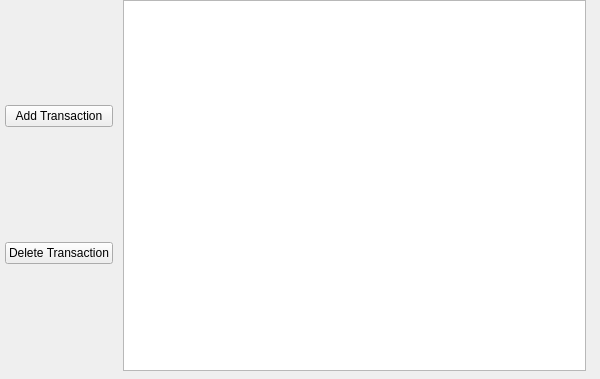
<?xml version="1.0" encoding="UTF-8"?>
<ui version="4.0">
 <class>TransactionsView</class>
 <widget class="QWidget" name="TransactionsView">
  <property name="geometry">
   <rect>
    <x>0</x>
    <y>0</y>
    <width>600</width>
    <height>379</height>
   </rect>
  </property>
  <property name="windowTitle">
   <string>Form</string>
  </property>
  <widget class="QWidget" name="horizontalLayoutWidget">
   <property name="geometry">
    <rect>
     <x>0</x>
     <y>0</y>
     <width>591</width>
     <height>371</height>
    </rect>
   </property>
   <layout class="QHBoxLayout" name="horizontalLayout">
    <property name="spacing">
     <number>10</number>
    </property>
    <property name="sizeConstraint">
     <enum>QLayout::SetDefaultConstraint</enum>
    </property>
    <property name="leftMargin">
     <number>5</number>
    </property>
    <property name="rightMargin">
     <number>5</number>
    </property>
    <item>
     <layout class="QVBoxLayout" name="verticalLayout">
      <item>
       <widget class="QPushButton" name="buttonAddTransaction">
        <property name="text">
         <string>Add Transaction</string>
        </property>
       </widget>
      </item>
      <item>
       <widget class="QPushButton" name="buttonDeleteTransaction">
        <property name="text">
         <string>Delete Transaction</string>
        </property>
       </widget>
      </item>
     </layout>
    </item>
    <item>
     <widget class="QTableView" name="tableView">
      <attribute name="horizontalHeaderDefaultSectionSize">
       <number>117</number>
      </attribute>
      <attribute name="horizontalHeaderStretchLastSection">
       <bool>true</bool>
      </attribute>
     </widget>
    </item>
   </layout>
  </widget>
 </widget>
 <resources/>
 <connections/>
</ui>
